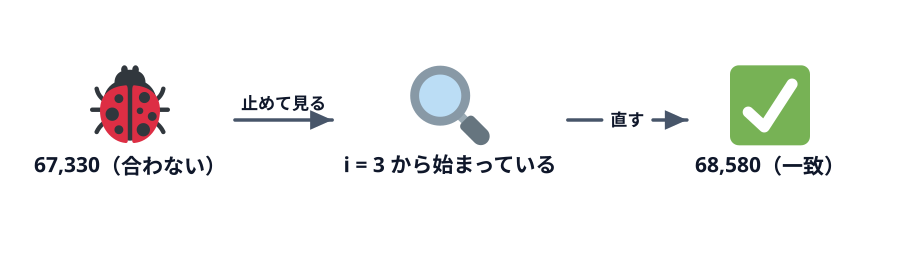

Write Python code to recreate this figure.
"""3-4 サムネ: 合わない合計 → 止めて変数を見る → 原因を直すと一致する（SOURCE-PATH-GOAL）。"""
import sys
sys.path.insert(0, "/Users/seekseep/.claude/skills/genfig")
from genfig import Canvas

c = Canvas(900, 260)
bug = c.node(130, 120, "67,330（合わない）", emoji_cp="1f41e")       # 🐞
look = c.node(450, 120, "i = 3 から始まっている", emoji_cp="1f50d")   # 🔍
ok = c.node(770, 120, "68,580（一致）", emoji_cp="2705")             # ✅
c.link(bug, look, label="止めて見る")
c.link(look, ok, label="直す")
c.save("00-thumbnail.svg")
